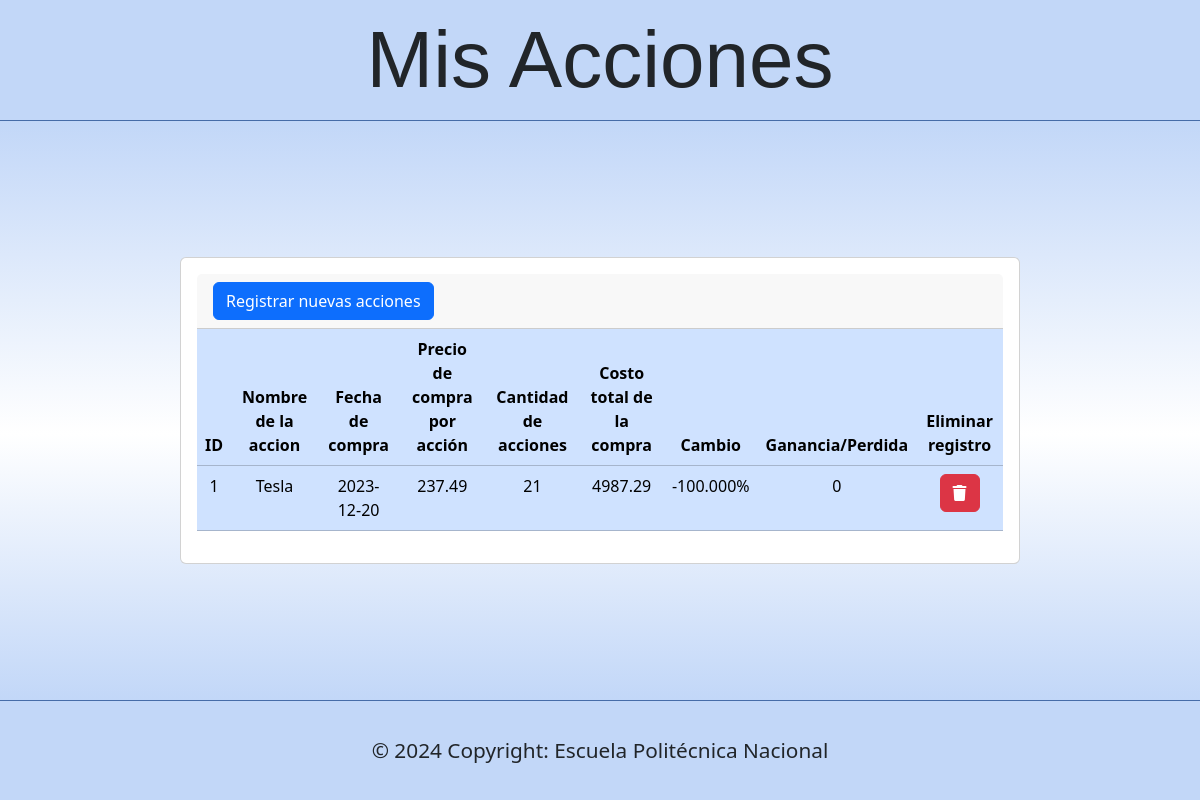
Before: / with the older database file.
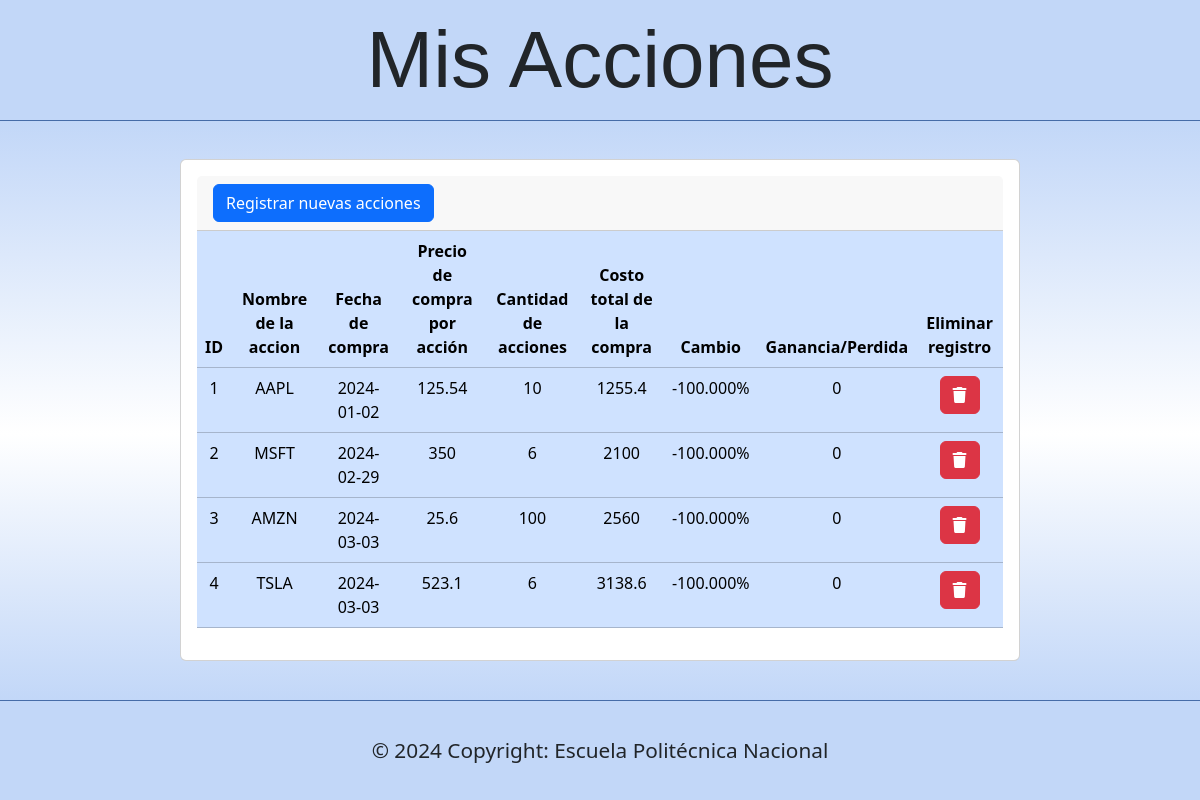
After: the same page with the newer database file.
### tables this page shows
CREATE TABLE `acciones_registradas` (
  `id_Registro_Accion` int(10) NOT NULL,
  `nombre_Accion` varchar(30) NOT NULL,
  `fecha_Compra` date NOT NULL,
  `precio_Compra` float NOT NULL,
  `cantidad_Acciones` int(10) NOT NULL,
  `costo_Total` float NOT NULL
);

### index.php (called while the page is built)
<?php include("templates/header.php"); ?>
<?php include("secciones/listarAcciones.php"); ?>
<?php include("templates/footer.php"); ?>

### controladores/accionesController.php (called while the page is built, shortened)
<?php
class AccionesController
{
    public function obtenerSentenciaDeOrden(){
        include("dbConnection.php");
        $sql = "SELECT * FROM acciones_registradas";
                    $sentencia = $conexion->prepare($sql);
                    $sentencia->execute();
                    return $sentencia->fetchAll(PDO::FETCH_ASSOC);
    }
}

### secciones/listarAcciones.php (the view, shortened to what this page needs)
<?php
include("dbConnection.php");
?>
<div class="card">
    <div class="card-body">
        <div class="table-responsive-sm">
            <table class="table table-primary text-center" id="tablaRegistros">
                <div class="card-header">
                    <a name="" id="" class="btn btn-primary" href="secciones/registrarAccion.php" role="button">Registrar nuevas acciones</a>
                </div>
                <thead>
                    <tr>
                        <th scope="col" onclick="ordenarTablaTitulos('id')">ID</th>
                        <th scope="col" onclick="ordenarTablaTitulos('nombre')">Nombre de la accion</th>
                        <th scope="col">Fecha de compra</th>
                        <th scope="col" onclick="ordenarTablaTitulos('precio')">Precio de compra por acción</th>
                        <th scope="col">Cantidad de acciones</th>
                        <th scope="col">Costo total de la compra</th>
                        <th scope="col">Cambio</th>
                        <th scope="col">Ganancia/Perdida</th>
                        <th scope="col">Eliminar registro</th>
                    </tr>
                </thead>
                <tbody>
                    <?php include("controladores/accionesController.php");
                    foreach (AccionesController::getInstance()->obtenerSentenciaDeOrden() as $registro) { ?>
                        <tr class="">
                            <td scope="row"><?php echo $registro['id_Registro_Accion']; ?></td>
                            <td><?php echo $registro['nombre_Accion']; ?></td>
                            <td><?php echo $registro['fecha_Compra']; ?></td>
                            <td><?php echo $registro['precio_Compra']; ?></td>
                            <td><?php echo $registro['cantidad_Acciones']; ?></td>
                            <td><?php echo ($registro['precio_Compra'] * $registro['cantidad_Acciones']); ?></td>
                            <?php
                            $precioCompra = $registro['precio_Compra'];
                            $precioActual = obtenerPrecioActual($registro['nombre_Accion']);
                            $porcentajeCambio = calcularPorcentajeCambio($precioCompra, $precioActual);
                            ?>
                            <td><?php echo $porcentajeCambio; ?>%</td>
                            <td><?php echo ($precioActual * $registro['cantidad_Acciones']) ?></td>
                            <td><a name="" id="" class="btn btn-danger" href="index.php?id_Registro_Accion=<?php echo $registro['id_Registro_Accion']; ?>" onclick="return confirm('¿Estás seguro de que quieres eliminar este registro?');" role="button"> <?php echo '<i class="fa-solid fa-trash"></i>'; ?> </a>
                        </tr>
                    <?php } ?>
                </tbody>
            </table>
        </div>
    </div>
</div>
<?php
function obtenerPrecioActual($nombre_Accion)
{
    $api_key = 'EQH4D5AGYUWM3C69';
    $api_url = "https://www.alphavantage.co/query?function=GLOBAL_QUOTE&symbol=$nombre_Accion&apikey=$api_key";
    $response = file_get_contents($api_url);
    return null;
}
function calcularPorcentajeCambio($precioCompra, $precioActual)
{
    $resultado = (($precioActual - $precioCompra) / $precioCompra) * 100;
    return number_format($resultado, 3);
}
?>

### templates/header.php (shortened to what this page needs)
<!doctype html>
<html lang="es">
    <head>
        <link
            href="https://cdn.jsdelivr.net/npm/bootstrap@5.3.2/dist/css/bootstrap.min.css"
            rel="stylesheet"
        />
        <link rel="stylesheet" href="estilos/styles.css">
        <link rel="stylesheet" href="../estilos/styles.css">
    </head>
    <body class="d-flex flex-column min-vh-100 align-items-center">
        <header class="min-vw-100">
            <div class="d-flex justify-content-center ">
                Mis Acciones
            </div>
        </header>
        <main class="flex-grow-1 d-flex flex-column justify-content-center min-vw-100 align-items-center" >

### templates/footer.php (shortened to what this page needs)
</main>
        <footer class="text-center min-vw-100">
            <div class="text-center p-4">
                © 2024 Copyright: Escuela Politécnica Nacional
            </div>
        </footer>
    </body>
</html>

### estilos/styles.css (style rules this page uses)
header { background: #c2d7f8; border-bottom: 1px solid #466ca8; font-family: 'Motion-font', sans-serif; font-size: 5rem; }
main { background: rgb(194,215,248); background: linear-gradient(180deg, rgba(194,215,248,1) 0%, rgba(255,255,255,1) 54%, rgba(194,215,248,1) 100%); }
footer { background: #c2d7f8; border-top: 1px solid #466ca8; font-size: 1.3rem; padding: 10px; }
.card { width: 70%; }

Changed rows visible on the page:
changed acciones_registradas id 1: nombre_Accion "Tesla" → "AAPL"; fecha_Compra "2023-12-20" → "2024-01-02"; precio_Compra "237.49" → "125.54"; cantidad_Acciones "21" → "10"; $registro['precio_Compra'] * $registro['cantidad_Acciones'] "4987.29" → "1255.4"
added acciones_registradas: id_Registro_Accion "2", nombre_Accion "MSFT", fecha_Compra "2024-02-29", precio_Compra "350", cantidad_Acciones "6", $registro['precio_Compra'] * $registro['cantidad_Acciones'] "2100", precio_Compra "-100.000", $precioActual*$registro['cantidad_Acciones'] "0"
added acciones_registradas: id_Registro_Accion "3", nombre_Accion "AMZN", fecha_Compra "2024-03-03", precio_Compra "25.6", cantidad_Acciones "100", $registro['precio_Compra'] * $registro['cantidad_Acciones'] "2560", precio_Compra "-100.000", $precioActual*$registro['cantidad_Acciones'] "0"
added acciones_registradas: id_Registro_Accion "4", nombre_Accion "TSLA", fecha_Compra "2024-03-03", precio_Compra "523.1", cantidad_Acciones "6", $registro['precio_Compra'] * $registro['cantidad_Acciones'] "3138.6", precio_Compra "-100.000", $precioActual*$registro['cantidad_Acciones'] "0"
